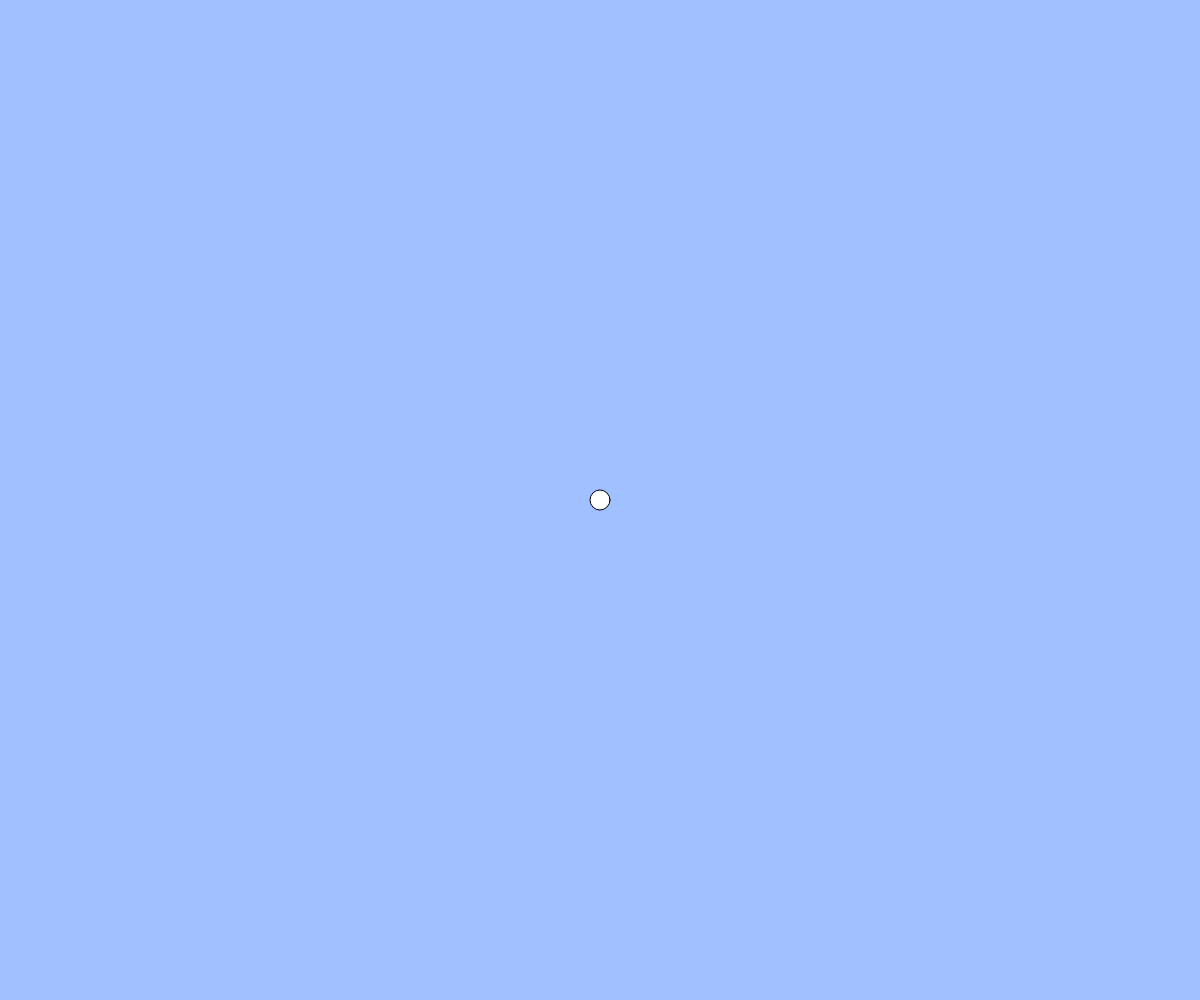
Frame 1 (no input)
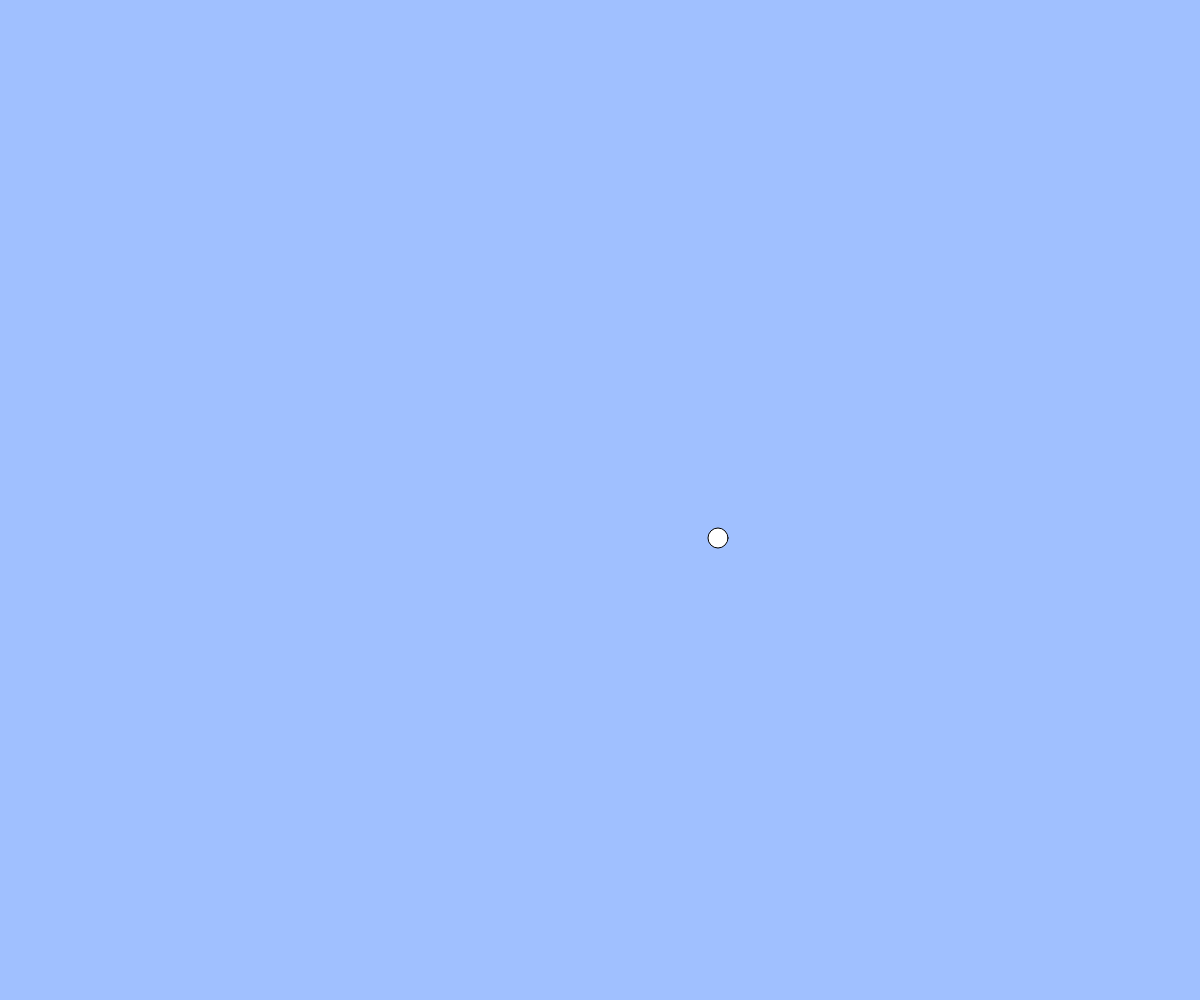
Frame 60 (no input)
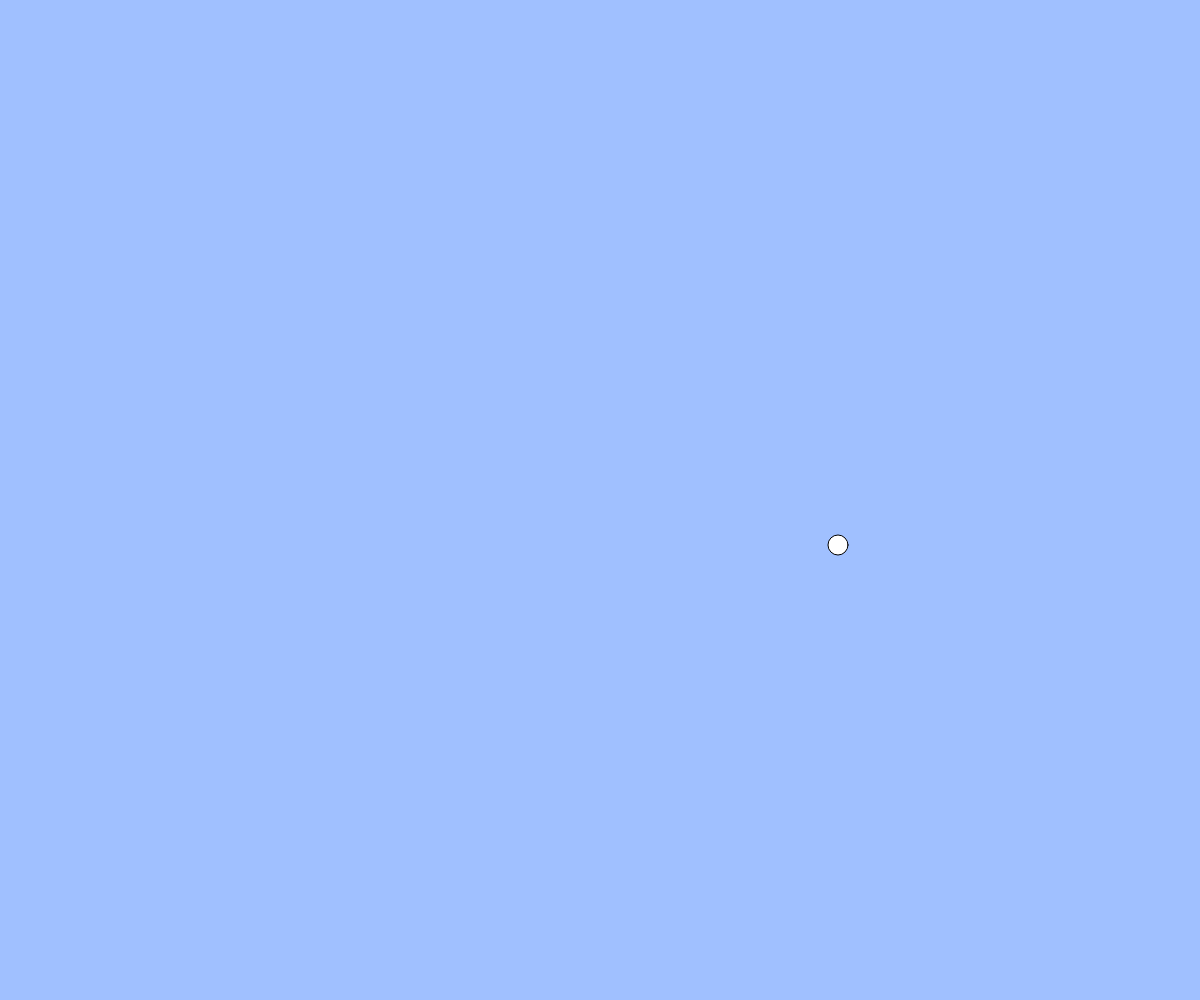
Frame 120 (the mouse pressed at the canvas centre since frame 60)

The p5.js sketch that drew these frames (run headless with seeded random() and noise() and a simulated clock; from frame 60 on, the mouse is pressed at the canvas centre):

// p5.js sketch
// ── sketch.js
// テキスト「アニメーションの基本」
let x, y, vx, vy;
const g = 1; // 重力加速度
const vyMax = 30;

function setup(){
  createCanvas(windowWidth, windowHeight);
  x = width / 2;
  y = height / 2;
  vx = 2;
  vy = 2;
}

function draw(){
  background(160, 192, 255);
  ellipse(x, y, 20, 20);
  x += vx;
  y += vy;

  // 重力（コメント機能でオンオフ切り替えて実行してみましょう）
  vy = constrain(vy + g, -vyMax, vyMax);

   //端の処理パターン (1) 反対側から出てくる
   //if(x > width){ x = 0; }
   //else if(x < 0){ x = width; }
   //if(y > height){ y = 0; }
   //if(y < 0){ y = height; }

　// 端の処理パターン (2) 跳ね返る
  if(x < 0 || x > width){ vx = -1 * vx; }
  if(y > height){ vy = -1 * vy; }
  x = constrain(x, 0, width);
  y = constrain(y, 0, height);
}

function windowResized(){
  resizeCanvas(windowWidth, windowHeight);
}
